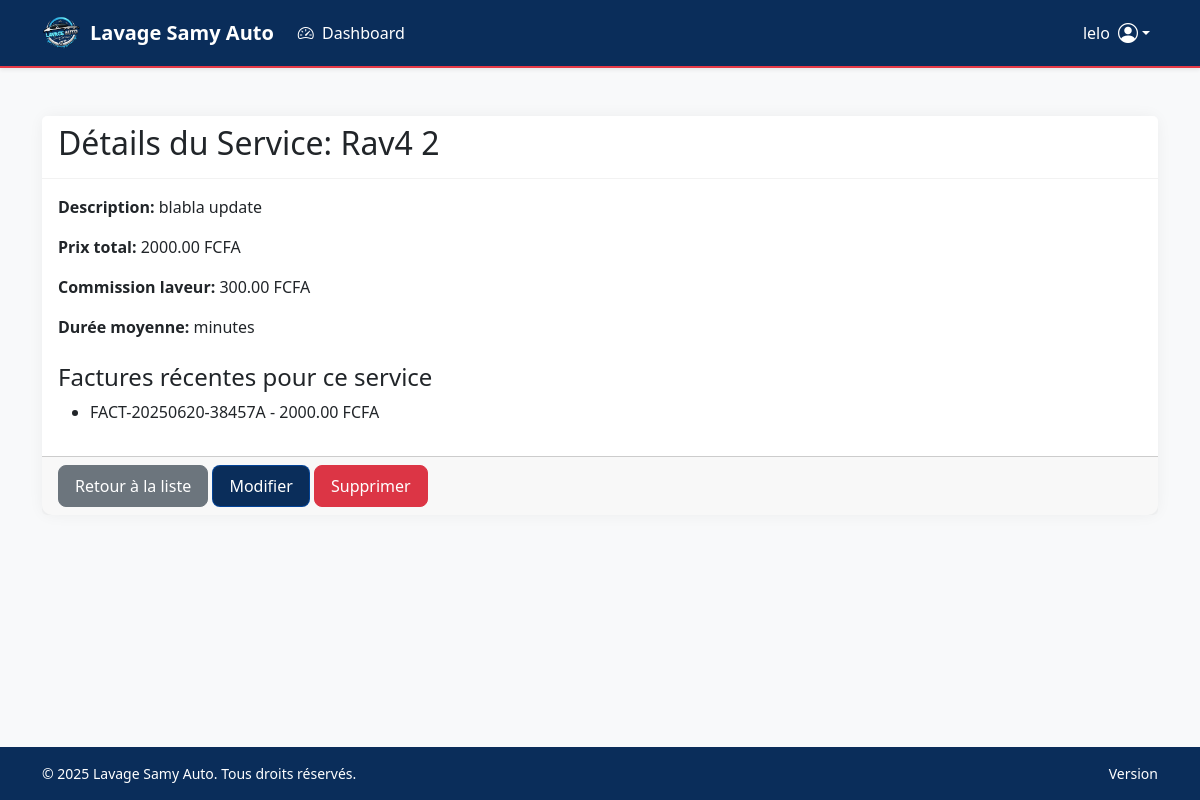
Page /gestion/services/1/ (signed in) on the committed database.
### core/models.py (models this page shows, shortened)
class User(AbstractUser):
    ROLES = (
        ('admin', 'Admin'),
        ('caissier', 'Caissier'),
        ('laveur', 'Laveur'),
        ('superviseur', 'Superviseur'),
    )
    email = models.EmailField(unique=True)
    USERNAME_FIELD = 'email'
    REQUIRED_FIELDS = ['username']  # username est toujours requis pour AbstractUser
    nom_complet = models.CharField(max_length=100)
    role = models.CharField(max_length=20, choices=ROLES)
    telephone = models.CharField(max_length=20, blank=True)
    adresse = models.CharField(max_length=255, blank=True)
    date_creation = models.DateTimeField(auto_now_add=True)
    class Meta:
        ordering = ['-date_creation']

### gestion/models.py (models this page shows, shortened)
class Service(models.Model):
    nom = models.CharField(max_length=100)
    prix_total = models.DecimalField(max_digits=10, decimal_places=2)
    commission_laveur = models.DecimalField(max_digits=10, decimal_places=2)
    description = models.TextField(blank=True)
    date_creation = models.DateTimeField(auto_now_add=True)
    class Meta:
        ordering = ['-date_creation']
        verbose_name = "Service"
        verbose_name_plural = "Services"

class Facture(models.Model):
    STATUTS = (
        ('payé', 'Payé'),
        ('non_payé', 'Non payé'),
        ('en_cours', 'En cours'),
    )
    MODES_PAIEMENT = (
        ('espèce', 'Espèce'),
        ('mobile', 'Mobile Money'),
        ('carte', 'Carte Bancaire'),
    )
    numero_facture = models.CharField(max_length=20, unique=True)
    nom_client = models.CharField(max_length=100, blank=True)
    auteur = models.ForeignKey(User, related_name="factures_creees", on_delete=models.PROTECT)
    service = models.ForeignKey(Service, on_delete=models.PROTECT)
    laveur = models.ForeignKey(
        User,
        related_name="factures_realisees",
        limit_choices_to={'role': 'laveur'},
        on_delete=models.PROTECT
    )
    montant = models.DecimalField(max_digits=10, decimal_places=2, help_text="Montant total payé par le client")
    montant_total = models.DecimalField(max_digits=10, decimal_places=2, editable=False)
    commission_laveur = models.DecimalField(max_digits=10, decimal_places=2, editable=False)
    part_entreprise = models.DecimalField(max_digits=10, decimal_places=2, editable=False)
    statut = models.CharField(max_length=20, choices=STATUTS, default='en_cours')
    mode_paiement = models.CharField(max_length=20, choices=MODES_PAIEMENT, default='espèce')
    date_heure = models.DateTimeField(auto_now_add=True)
    commentaire = models.TextField(blank=True)
    class Meta:
        ordering = ['-date_heure']
        verbose_name = "Facture"
        verbose_name_plural = "Factures"

### gestion/views.py (the view)
# urls.py: path('services/<int:pk>/', views.ServiceDetailView.as_view(), name='service-detail'),
class ServiceDetailView(LoginRequiredMixin, DetailView):
    model = Service
    template_name = 'gestion/services/detail.html'
    context_object_name = 'service'
    def get_context_data(self, **kwargs):
        context = super().get_context_data(**kwargs)
        context['factures_associees'] = self.object.facture_set.all()[:5]  # Les 5 dernières factures
        return context

### gestion/templates/gestion/services/detail.html
{% extends 'base.html' %}
{% block content %}
<div class="card">
    <div class="card-header">
        <h2>Détails du Service: {{ service.nom }}</h2>
    </div>
    <div class="card-body">
        <p><strong>Description:</strong> {{ service.description }}</p>
        <p><strong>Prix total:</strong> {{ service.prix_total }} FCFA</p>
        <p><strong>Commission laveur:</strong> {{ service.commission_laveur }} FCFA</p>
        <p><strong>Durée moyenne:</strong> {{ service.duree_moyenne }} minutes</p>
        <h4 class="mt-4">Factures récentes pour ce service</h4>
        {% if factures_associees %}
            <ul>
            {% for facture in factures_associees %}
                <li>{{ facture.numero_facture }} - {{ facture.montant_total }} FCFA</li>
            {% endfor %}
            </ul>
        {% else %}
            <p>Aucune facture associée à ce service.</p>
        {% endif %}
    </div>
    <div class="card-footer">
        <a href="{% url 'gestion:service-list' %}" class="btn btn-secondary">Retour à la liste</a>
        {% if request.user.role == 'admin' %}
            <a href="{% url 'gestion:service-update' service.pk %}" class="btn btn-primary">Modifier</a>
            <a href="{% url 'gestion:confirm_delete' service.pk %}" class="btn btn-danger">Supprimer</a>
        {% endif %}
    </div>
</div>
{% endblock %}

### core/templates/base.html (shortened to what this page needs)
{% load static %}
<!DOCTYPE html>
<html lang="fr" data-bs-theme="light">
<head>
    <link href="https://cdn.jsdelivr.net/npm/bootstrap@5.3.0/dist/css/bootstrap.min.css" rel="stylesheet">
    <link rel="stylesheet" href="https://cdn.jsdelivr.net/npm/bootstrap-icons@1.10.0/font/bootstrap-icons.css">
    <link href="{% static 'core/css/styles.css' %}" rel="stylesheet">
</head>
<body class="d-flex flex-column min-vh-100">
   <nav class="navbar navbar-expand-lg navbar-dark sticky-top shadow-sm" style="background-color: #0a2d5a; border-bottom: 2px solid #e63946;">
        <div class="container">
            <a class="navbar-brand d-flex align-items-center" href="{% url 'gestion:dashboard' %}">
                <img src="{% static 'core/images/logo.png' %}"
                     alt="Logo Lavage Samy Auto"
                     width="40"
                     height="40"
                     class="d-inline-block align-top me-2"
                     loading="lazy">
                <span class="fw-bold">Lavage Samy Auto</span>
            </a>
            <div class="collapse navbar-collapse" id="mainNavbar">
                <ul class="navbar-nav me-auto">
                    {% if user.is_authenticated %}
                        <li class="nav-item">
                            <a class="nav-link {% if request.resolver_match.url_name == 'dashboard' %}active{% endif %}"
                               href="{% url 'gestion:dashboard' %}">
                                <i class="bi bi-speedometer2 me-1"></i> Dashboard
                            </a>
                        </li>
                    {% endif %}
                </ul>
                <ul class="navbar-nav">
                    {% if user.is_authenticated %}
                    <li class="nav-item dropdown">
                        <a class="nav-link dropdown-toggle d-flex align-items-center"
                           href="#"
                           role="button"
                           data-bs-toggle="dropdown"
                           aria-expanded="false">
                            <span class="me-2 d-none d-sm-inline">{{ user.get_full_name|default:user.username }}</span>
                            <i class="bi bi-person-circle fs-5"></i>
                        </a>
                    </li>
                    {% else %}
                    <li class="nav-item">
                        <a class="nav-link" href="{% url 'login' %}">
                            <i class="bi bi-box-arrow-in-right me-1"></i> Connexion
                        </a>
                    </li>
                    {% endif %}
                </ul>
            </div>
        </div>
    </nav>
    <main class="container flex-grow-1 my-4">
        {% block content %}{% endblock %}
    </main>
  <footer class="py-3 mt-auto" style="background-color: #0a2d5a; color: white;">
        <div class="container">
            <div class="row align-items-center">
                <div class="col-md-6 text-center text-md-start">
                    <p class="mb-0 small">
                        &copy; {% now "Y" %} Lavage Samy Auto. Tous droits réservés.
                    </p>
                </div>
                <div class="col-md-6 text-center text-md-end">
                    <p class="mb-0 small">
                        Version {{ APP_VERSION }}
                    </p>
                </div>
            </div>
        </div>
    </footer>
</body>
</html>

### core/static/core/css/styles.css (style rules this page uses)
body { font-family: 'Segoe UI', Tahoma, Geneva, Verdana, sans-serif; background-color: #f8f9fa; color: #333; }
:root { --primary-blue: #0a2d5a; --accent-blue: #004cb0b5; --light-blue: #a8dadc; --pure-white: #ffffff; }
.card { border: none; border-radius: 10px; box-shadow: 0 0 15px rgba(0, 0, 0, 0.05); margin-bottom: 20px; }
.card-header { background-color: #fff; border-bottom: 1px solid rgba(0, 0, 0, 0.05); font-weight: 600; }
.btn { border-radius: 8px; padding: 8px 16px; font-weight: 500; }
.nav-link { color: var(--pure-white) !important; transition: all 0.3s; }
footer { background-color: var(--primary-blue) !important; color: var(--pure-white) !important; }
.btn-primary { background-color: var(--primary-blue); border-color: var(--accent-blue); }

### rows in the picture
User: get_full_name "lelo"
Service: nom "Rav4 2", description "blabla update", prix_total "2000.00", commission_laveur "300.00"
Facture: numero_facture "FACT-20250620-38457A", montant_total "2000.00"
